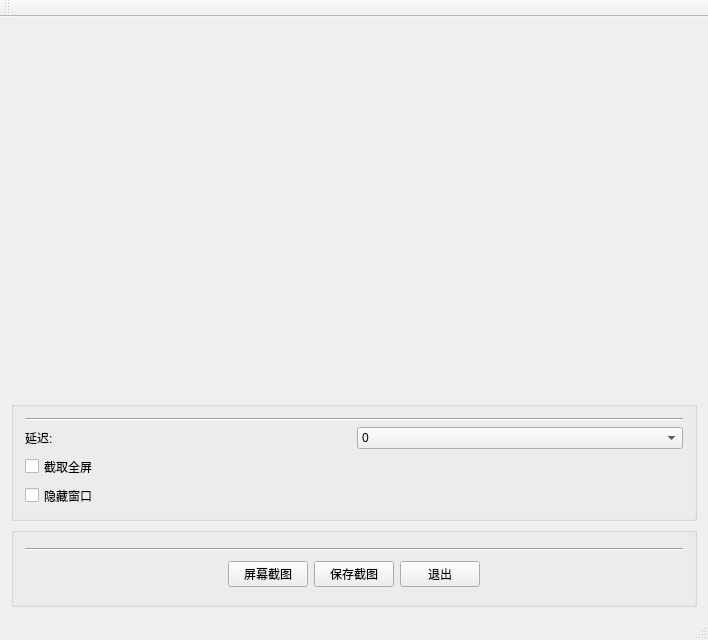
<?xml version="1.0" encoding="UTF-8"?>
<ui version="4.0">
 <class>MainWindow</class>
 <widget class="QMainWindow" name="MainWindow">
  <property name="geometry">
   <rect>
    <x>0</x>
    <y>0</y>
    <width>708</width>
    <height>640</height>
   </rect>
  </property>
  <property name="windowTitle">
   <string>MainWindow</string>
  </property>
  <widget class="QWidget" name="centralWidget">
   <layout class="QVBoxLayout" name="verticalLayout_2">
    <item>
     <widget class="QLabel" name="SreeenLabel">
      <property name="text">
       <string/>
      </property>
     </widget>
    </item>
    <item>
     <widget class="QGroupBox" name="groupBox">
      <property name="enabled">
       <bool>true</bool>
      </property>
      <property name="maximumSize">
       <size>
        <width>16777215</width>
        <height>120</height>
       </size>
      </property>
      <property name="title">
       <string/>
      </property>
      <layout class="QVBoxLayout" name="verticalLayout">
       <item>
        <widget class="Line" name="line">
         <property name="orientation">
          <enum>Qt::Horizontal</enum>
         </property>
        </widget>
       </item>
       <item>
        <layout class="QHBoxLayout" name="horizontalLayout">
         <item>
          <widget class="QLabel" name="label_2">
           <property name="text">
            <string>延迟:</string>
           </property>
          </widget>
         </item>
         <item>
          <widget class="QComboBox" name="delayComBox">
           <item>
            <property name="text">
             <string>0</string>
            </property>
           </item>
           <item>
            <property name="text">
             <string>1</string>
            </property>
           </item>
           <item>
            <property name="text">
             <string>2</string>
            </property>
           </item>
           <item>
            <property name="text">
             <string>3</string>
            </property>
           </item>
           <item>
            <property name="text">
             <string>4</string>
            </property>
           </item>
          </widget>
         </item>
        </layout>
       </item>
       <item>
        <widget class="QCheckBox" name="catchAllCheckBox">
         <property name="text">
          <string>截取全屏</string>
         </property>
        </widget>
       </item>
       <item>
        <widget class="QCheckBox" name="isHideCheckBox">
         <property name="text">
          <string>隐藏窗口</string>
         </property>
        </widget>
       </item>
      </layout>
     </widget>
    </item>
    <item>
     <widget class="QGroupBox" name="groupBox_2">
      <property name="maximumSize">
       <size>
        <width>16777215</width>
        <height>80</height>
       </size>
      </property>
      <property name="title">
       <string/>
      </property>
      <layout class="QVBoxLayout" name="verticalLayout_3">
       <item>
        <widget class="Line" name="line_2">
         <property name="orientation">
          <enum>Qt::Horizontal</enum>
         </property>
        </widget>
       </item>
       <item>
        <layout class="QHBoxLayout" name="horizontalLayout_2">
         <item>
          <spacer name="horizontalSpacer">
           <property name="orientation">
            <enum>Qt::Horizontal</enum>
           </property>
           <property name="sizeHint" stdset="0">
            <size>
             <width>40</width>
             <height>20</height>
            </size>
           </property>
          </spacer>
         </item>
         <item>
          <widget class="QPushButton" name="catchScreenBtn">
           <property name="text">
            <string>屏幕截图</string>
           </property>
          </widget>
         </item>
         <item>
          <widget class="QPushButton" name="saveScreen">
           <property name="text">
            <string>保存截图</string>
           </property>
          </widget>
         </item>
         <item>
          <widget class="QPushButton" name="quitBtn">
           <property name="text">
            <string>退出</string>
           </property>
          </widget>
         </item>
         <item>
          <spacer name="horizontalSpacer_2">
           <property name="orientation">
            <enum>Qt::Horizontal</enum>
           </property>
           <property name="sizeHint" stdset="0">
            <size>
             <width>40</width>
             <height>20</height>
            </size>
           </property>
          </spacer>
         </item>
        </layout>
       </item>
      </layout>
     </widget>
    </item>
   </layout>
   <zorder>SreeenLabel</zorder>
   <zorder>groupBox_2</zorder>
   <zorder>groupBox</zorder>
  </widget>
  <widget class="QMenuBar" name="menuBar">
   <property name="geometry">
    <rect>
     <x>0</x>
     <y>0</y>
     <width>708</width>
     <height>28</height>
    </rect>
   </property>
  </widget>
  <widget class="QToolBar" name="mainToolBar">
   <attribute name="toolBarArea">
    <enum>TopToolBarArea</enum>
   </attribute>
   <attribute name="toolBarBreak">
    <bool>false</bool>
   </attribute>
  </widget>
  <widget class="QStatusBar" name="statusBar"/>
 </widget>
 <layoutdefault spacing="6" margin="11"/>
 <resources/>
 <connections/>
</ui>
